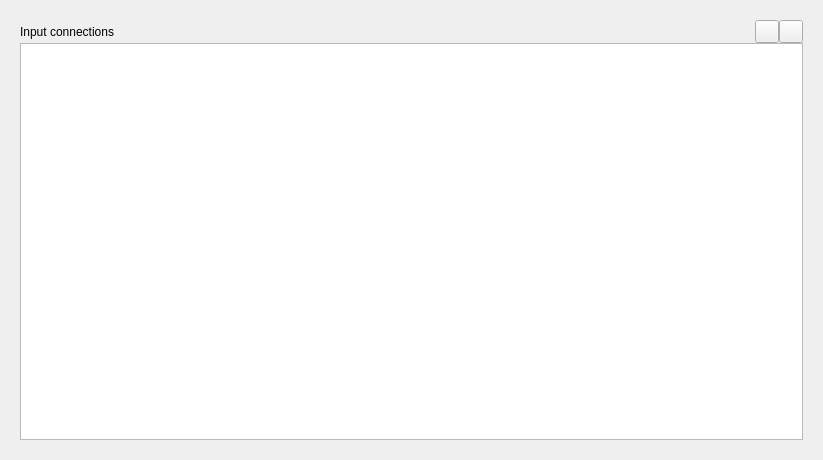
<?xml version="1.0" encoding="UTF-8"?>
<ui version="4.0">
 <class>OutputConnectionsItem</class>
 <widget class="QWidget" name="OutputConnectionsItem">
  <property name="geometry">
   <rect>
    <x>0</x>
    <y>0</y>
    <width>823</width>
    <height>460</height>
   </rect>
  </property>
  <property name="contextMenuPolicy">
   <enum>Qt::ActionsContextMenu</enum>
  </property>
  <property name="windowTitle">
   <string>StationsItem</string>
  </property>
  <layout class="QGridLayout" name="gridLayout">
   <property name="leftMargin">
    <number>20</number>
   </property>
   <property name="topMargin">
    <number>20</number>
   </property>
   <property name="rightMargin">
    <number>20</number>
   </property>
   <property name="bottomMargin">
    <number>20</number>
   </property>
   <property name="spacing">
    <number>0</number>
   </property>
   <item row="0" column="0">
    <layout class="QHBoxLayout" name="lay">
     <property name="spacing">
      <number>0</number>
     </property>
     <item>
      <widget class="QLabel" name="l_dest">
       <property name="text">
        <string>Input connections</string>
       </property>
      </widget>
     </item>
     <item>
      <spacer name="hlay">
       <property name="orientation">
        <enum>Qt::Horizontal</enum>
       </property>
       <property name="sizeHint" stdset="0">
        <size>
         <width>40</width>
         <height>20</height>
        </size>
       </property>
      </spacer>
     </item>
     <item>
      <widget class="QToolButton" name="m_add">
       <property name="cursor">
        <cursorShape>PointingHandCursor</cursorShape>
       </property>
       <property name="toolTip">
        <string>Add sipStation</string>
       </property>
       <property name="statusTip">
        <string extracomment="add station"/>
       </property>
       <property name="text">
        <string/>
       </property>
      </widget>
     </item>
     <item>
      <widget class="QToolButton" name="m_rem">
       <property name="cursor">
        <cursorShape>PointingHandCursor</cursorShape>
       </property>
       <property name="toolTip">
        <string>Remove sipStation</string>
       </property>
       <property name="statusTip">
        <string extracomment="remove station"/>
       </property>
       <property name="text">
        <string/>
       </property>
      </widget>
     </item>
    </layout>
   </item>
   <item row="2" column="0">
    <widget class="QTableView" name="m_table_output">
     <property name="contextMenuPolicy">
      <enum>Qt::ActionsContextMenu</enum>
     </property>
    </widget>
   </item>
  </layout>
 </widget>
 <resources/>
 <connections/>
</ui>
